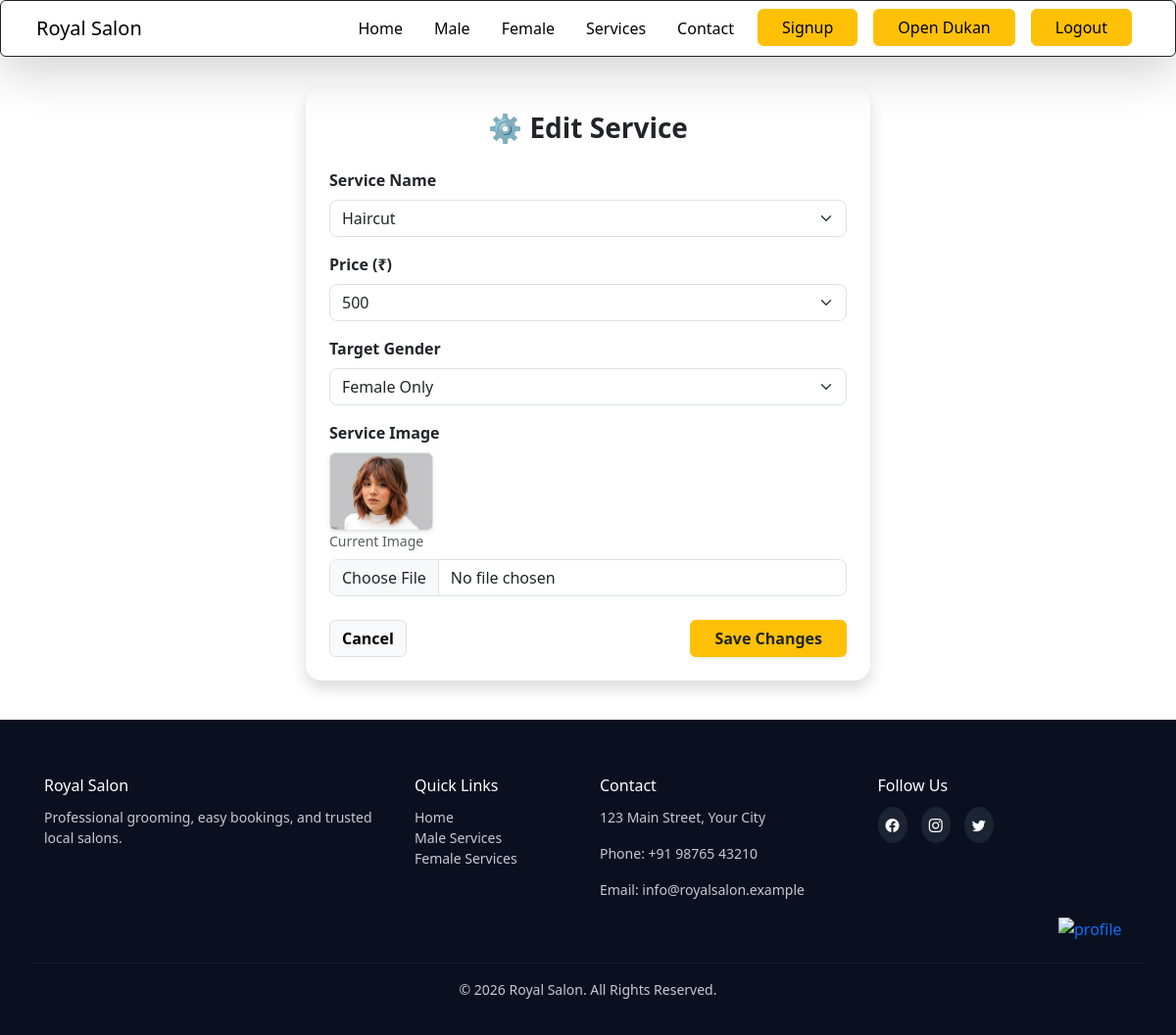
/shopkeeper/edit_service/5/ (signed in), run on the app's committed database.
### shopkeeper/models.py (models this page shows, shortened)
class SalonService(models.Model):
    salon = models.ForeignKey(Salon, on_delete=models.CASCADE, related_name="services")
    GENDER_CHOICES = [
        ('male', 'Male Only'),
        ('female', 'Female Only'),
        ('unisex', 'Unisex (Both)'),
    ]
    name = models.CharField(max_length=100)
    image = models.ImageField(upload_to='service_images/')
    price = models.IntegerField()
    is_active = models.BooleanField(default=True)
    target_gender = models.CharField(
        max_length=10,
        choices=GENDER_CHOICES,
        default='unisex'
    )

### shopkeeper/views.py (the view, shortened to what this page needs)
# urls.py: path('edit_service/<int:service_id>/', views.edit_service, name='edit_service'),
@login_required(login_url='login')
def edit_service(request, service_id):
    service = get_object_or_404(SalonService, id=service_id, salon__owner=request.user)
    return render(request, 'shopkeeper/editservice.html', {'service': service})

### templates/shopkeeper/editservice.html (shortened to what this page needs)
{% extends 'main.html' %}
{% load static %}
{% block content %}
<div class="container mt-5" style="max-width: 600px;">
    <div class="card shadow border-0 rounded-4 p-4 bg-white">
        <h3 class="fw-bold text-dark mb-4 text-center">⚙️ Edit Service</h3>
        <form method="POST" enctype="multipart/form-data">
            <div class="mb-3">
                <label class="form-label fw-semibold">Service Name</label>
                <input type="text" name="service_name" value="{{ service.name }}" class="form-select border rounded-3"
                    required>
            </div>
            <div class="mb-3">
                <label class="form-label fw-semibold">Price (₹)</label>
                <input type="number" name="service_price" value="{{ service.price }}"
                    class="form-select border rounded-3" required>
            </div>
            <div class="mb-3">
                <label class="form-label fw-semibold">Target Gender</label>
                <select name="target_gender" class="form-select border rounded-3" required>
                    <option value="female" {% if service.target_gender == 'female' %}selected{% endif %}>Female Only
                    </option>
                </select>
            </div>
            <div class="mb-4">
                <label class="form-label fw-semibold">Service Image</label>
                {% if service.image %}
                <div class="mb-2">
                    <img src="{{ service.image.url }}" alt="current" class="rounded border shadow-sm"
                        style="height: 80px; object-fit: cover;">
                    <span class="text-muted small d-block">Current Image</span>
                </div>
                {% endif %}
                <input type="file" name="service_image" class="form-control border rounded-3">
            </div>
            <div class="d-flex justify-content-between align-items-center">
                <button onclick="history.back()" type="button" class="btn btn-light border fw-semibold">Cancel</button>
                <button type="submit" class="btn btn-warning fw-bold text-dark px-4 shadow-sm">Save Changes</button>
            </div>
        </form>
    </div>
</div>
{% endblock %}

### static/css/main.css (style rules this page uses)
* { margin: 0; padding: 0; }
body { margin-top: 90px; }

### data on the page
SalonService: service_name "Haircut", service_price "500", target_gender "Female Only", image (picture)
